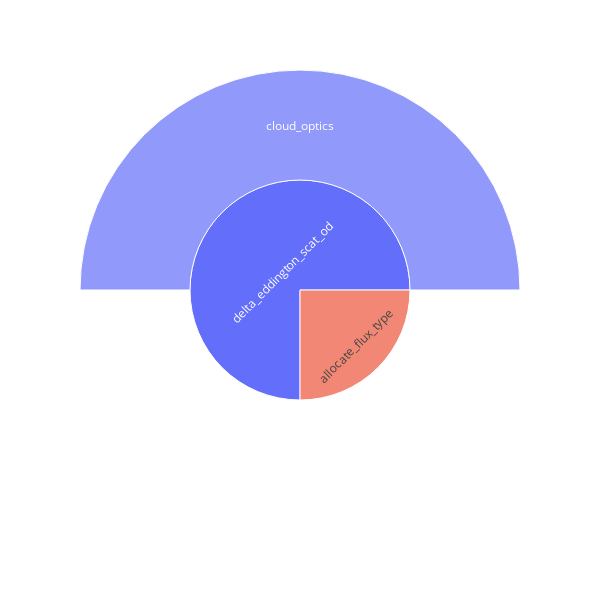

Notebook source saved alongside this figure:
### Code cell
import plotly.graph_objects as go
import pandas as pd
import plotly.express as px


df = pd.read_csv("example_omp1_papi.csv")
# plot the function from the example_omp18_papi.csv
functions_to_plot = ['delta_eddington_scat_od', 'cloud_optics', 'allocate_flux_type']
import json
import pprint
import pandas as pd

parsed_dict = {}
pp = pprint.PrettyPrinter(indent=3)

with open("callgraph.json") as f:
    data = json.load(f)
    # filter the data for easy handeling

    # data = { x : data[x] for x in keys_keep}

    for i in data.keys():
        for j in data[i]:
            name, scope, n_file = j.split(" ")
            if j not in parsed_dict:
                parsed_dict[name] = {}
                parsed_dict[name]['scope'] = scope.replace("[","").replace("]","")
                parsed_dict[name]['file'] = n_file.replace("(","").replace(")","")
                # name scope and file
            if name == i:
                parsed_dict[name]['parent'] = None
            else:
                parsed_dict[name]['parent'] = i


df_parents = pd.DataFrame.from_dict(parsed_dict).transpose()
df = df.loc[df["Function"].isin(functions_to_plot)]
df_parents = df_parents.loc[df_parents.index.isin(functions_to_plot) & df_parents.parent.isin(functions_to_plot)]
df = df.set_index('Function').join(df_parents).fillna('').reset_index()

primary_feature = 'WallTime'
features = ['Function',"WallTime", 'parent']

df = df[features]
df = df.to_dict()
df_new = {}
for i in df.keys():
    if i == "Function":
        df_new['function_name'] = list(df[i].values())
    elif i == "WallTime":
        df_new['value'] = list(df[i].values())
    else:
        df_new['parent'] = list(df[i].values())
fig =px.sunburst(
    df_new,
    names='function_name',
    parents='parent',
    values='value',
)

fig.update_layout(width=600,
    height=600,uniformtext=dict(minsize=3, mode='show'))
fig.show()

### Figure 1 — Plotly figure (JSON) as saved in the notebook; plotly's stock layout.template omitted (floating-point values rounded to 4 significant figures)
{"data": [{"domain": {"x": [0, 1], "y": [0, 1]}, "hovertemplate": "function_name=%{label}<br>value=%{value}<br>parent=%{parent}<extra></extra>", "labels": ["cloud_optics", "delta_eddington_scat_od", "allocate_flux_type"], "name": "", "parents": ["delta_eddington_scat_od", "", ""], "type": "sunburst", "values": [0.2, 0.1, 0.1]}], "layout": {"height": 600, "legend": {"tracegroupgap": 0}, "margin": {"t": 60}, "uniformtext": {"minsize": 3, "mode": "show"}, "width": 600}}
